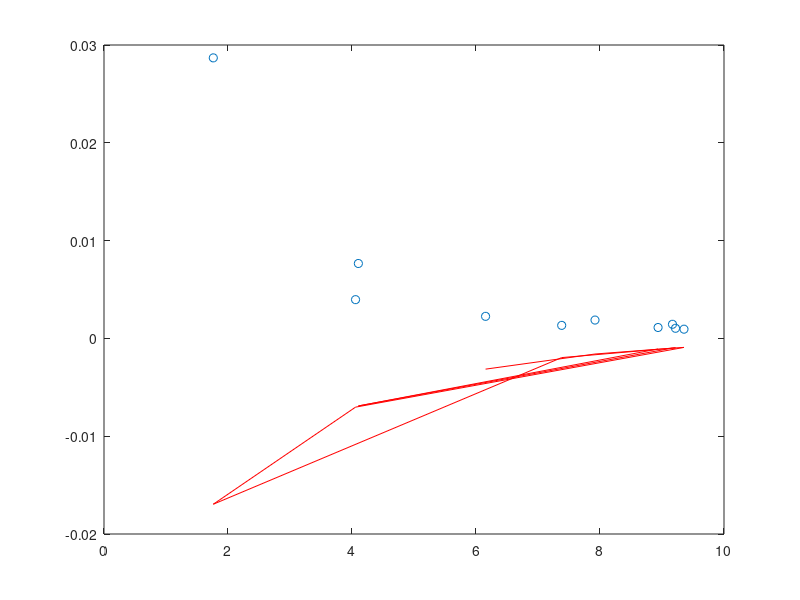

Recreate this plot in MATLAB.
clear all
close all
clc

x = [6.1543 7.9194 9.2181 7.3821 1.7627 4.0571 9.3547 9.1690 4.1027 8.9365]';
y = [21.0518 23.0857 31.0830 27.3933 5.9044 15.8872 32.5721 26.3197 11.4262 29.9518]';
% apartado a)
y = 1./(y.*y);
yp = log(y); 
% solucion del problema lineal
sol = polyfit(x,yp,1); 
B = sol(1); C = sol(2); 

% calculamos los parámetros de la exponencial
A = exp(C); 
plot (x,y,'o');

hold on;
plot (x,A*-(exp(B*x)),'r'); hold off;
